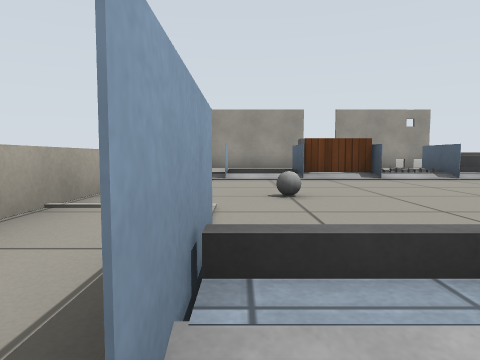
[1] (above)

13 first-person views from a walk through a robot-simulator world made for Gazebo. The camera is 0.41 m above the floor, tilts 4° down and sees 70° across. The floor is counted in squares, 1 m on a side. Each view is taken from the middle of a square. On the plan, view 1 faces up. The plan holds only what a view shows up to about 9 squares ahead; the rest is blank. Robots are left out. Gazebo's built-in surfaces are drawn with simple patterns. Some stock models are drawn as simple stand-ins.

[2]
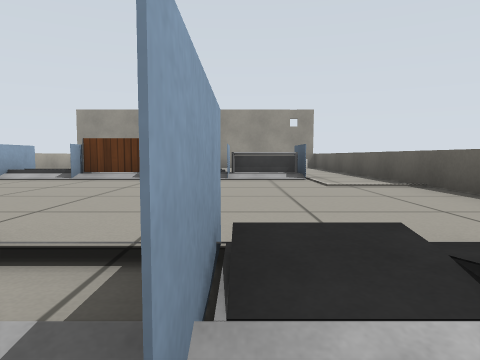

[3]
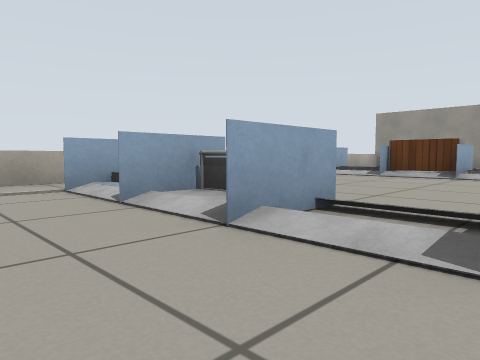

[4]
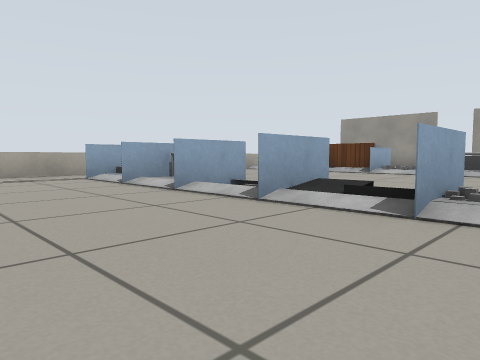

[5]
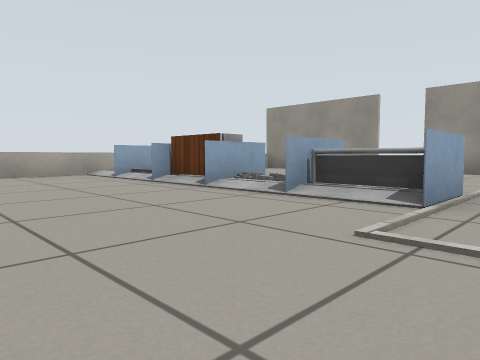

[6]
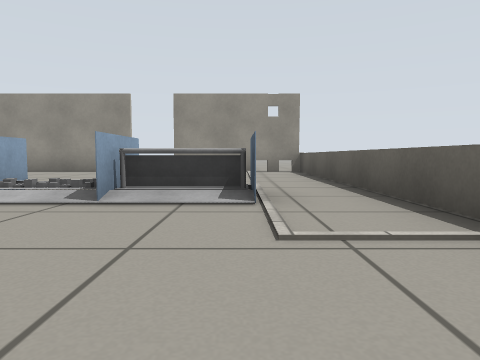

[7]
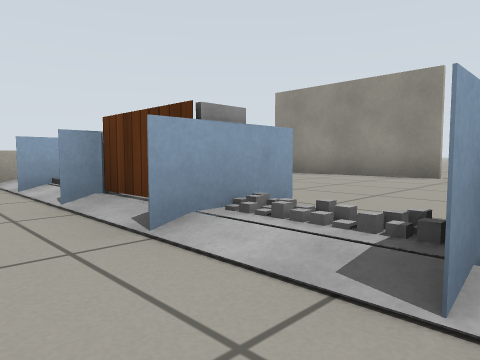

[8]
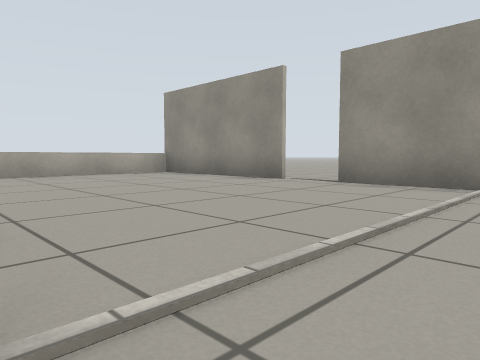

[9]
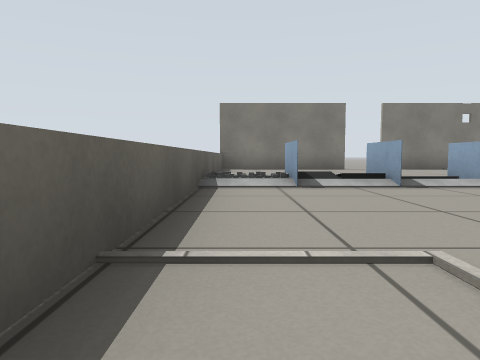

[10]
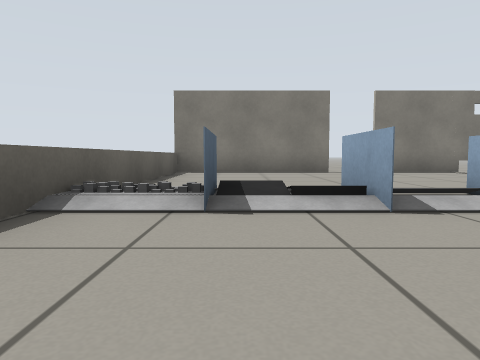

[11]
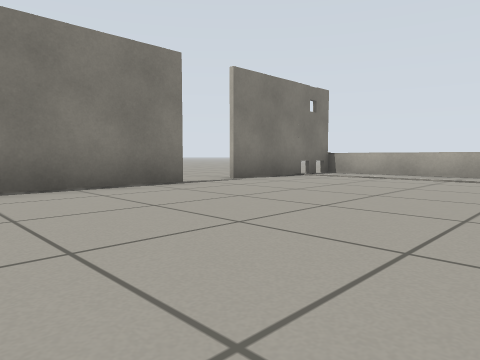

[12]
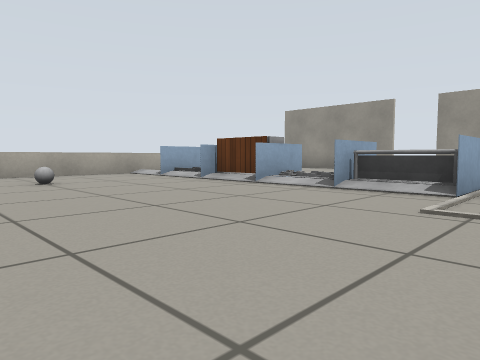

[13]
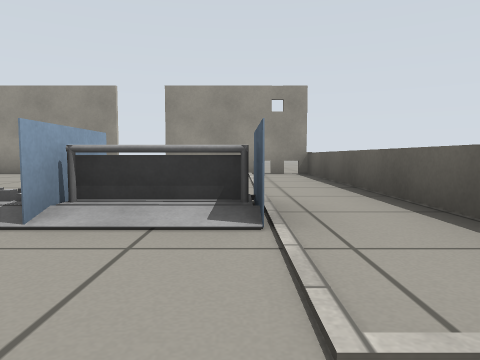

### Floor plan
Points are (right, up) in squares from view 1. A wall is a line through its corners. A room is listed if a view was taken in it or the views show most of it. See-through windows are left out.
Room 1 (views 1, 2, 3, 4, 5, 6, 7, 8, 9, 10, 11, 12, 13)
walls: (1.2, 1.6) (1.2, 0.2); (3.8, 6.4) (3.8, 7.1); (3.9, 1.6) (3.9, 0.2); (2.4, 7.2) (2.4, 6.4); (-0.2, 7.1) (-0.2, 5.9); (-1.5, 6.8) (-1.5, -4.5) (1.8, -4.5); (5.1, 7.5) (5.1, 5.9) (5.1, 7.1); (2.2, 11.9) (-1.5, 11.9) (-1.5, 8.2); (2.8, -4.5) (6.6, -4.5) (6.6, 11.9) (3.2, 11.9)
ways out: opening at (2, -4); opening at (3, 12); gap at (3.5, 1)
objects: grey box (0, 1); grey ball (0, 4); other object (1, 6) to (1, 7); other object (2, 1); grey box (2, 6); door leaf (3, 6); other object (4, 6)

Positions as (right, up) in squares from view 1, and headings:
1: (0, 0), facing up
2: (4, 0), facing up
3: (4, -1), facing up-left
4: (6, -2), facing up-left
5: (6, 3), facing up-left
6: (5, 3), facing up
7: (4, 5), facing up-left
8: (6, 7), facing up-left
9: (6, 6), facing down
10: (5, 4), facing down
11: (6, 0), facing down-left
12: (6, 2), facing up-left
13: (5, 4), facing up
